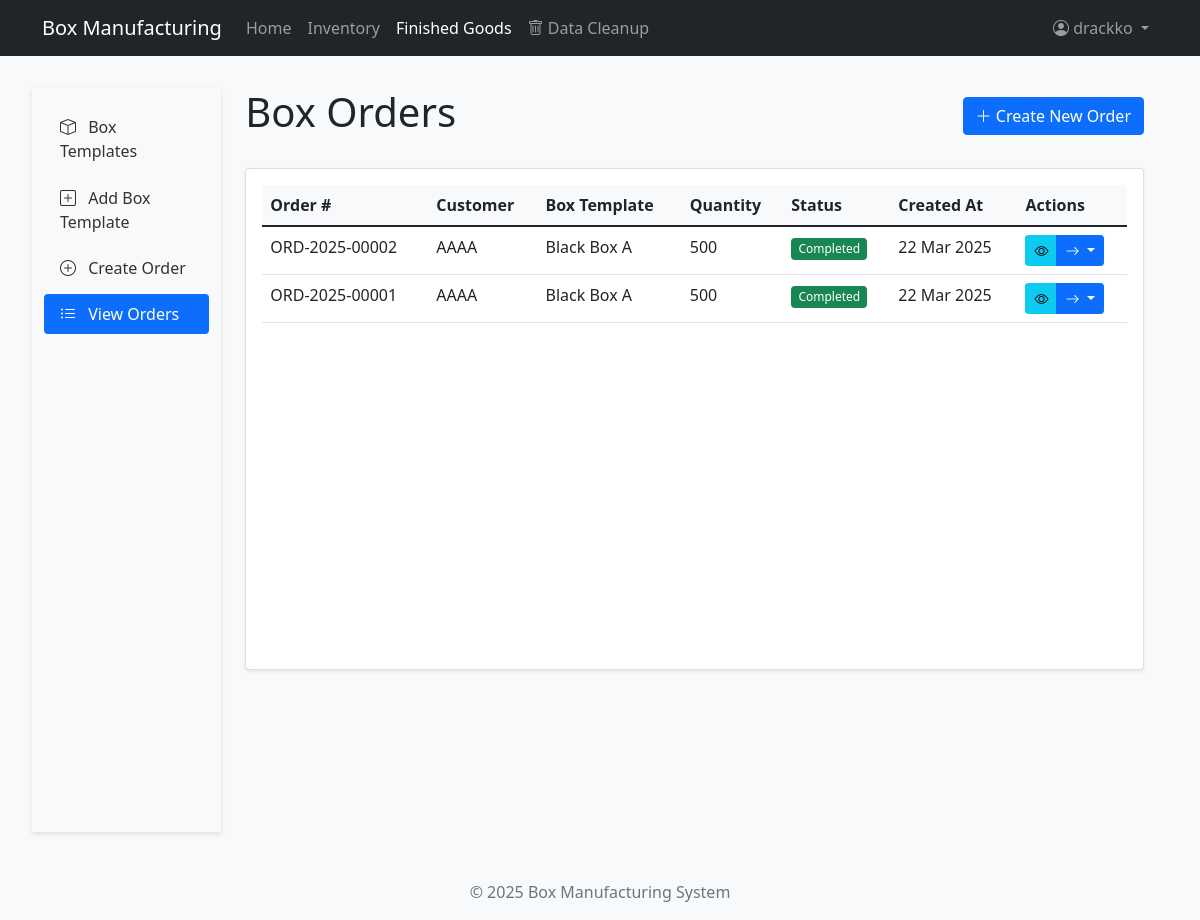
Before: /finished-goods/orders/ (signed in) with the older database file.
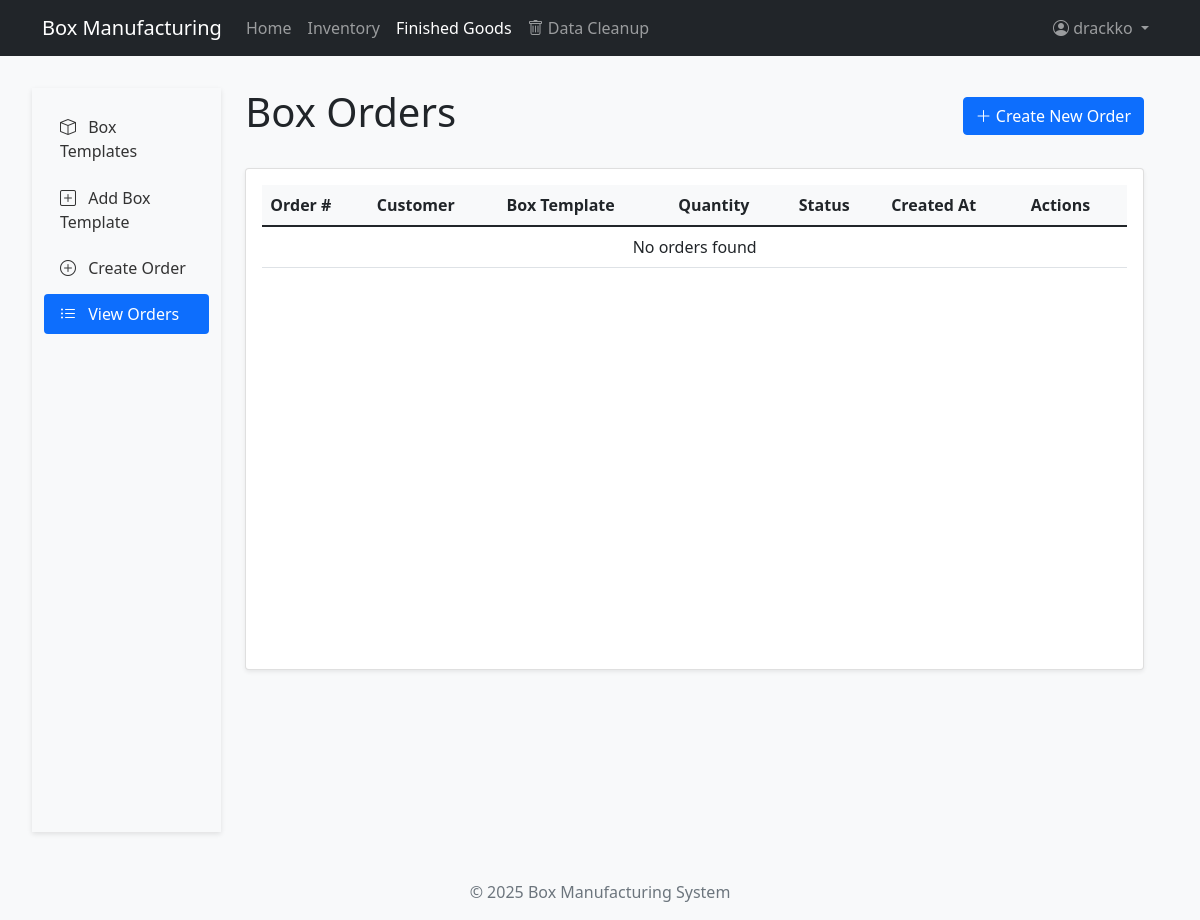
After: the same page with the newer database file.
### finished_goods/models.py (models this page shows, shortened)
class BoxOrder(models.Model):
    STATUS_CHOICES = (
        ('PLACED', 'Order Placed'),
        ('MANUFACTURING', 'Manufacturing'),
        ('PRODUCTION_COMPLETE', 'Production Complete'),
        ('SHIPPED', 'Shipped'),
        ('DELIVERED', 'Delivered'),
        ('COMPLETED', 'Completed'),
    )
    order_number = models.CharField(max_length=20, unique=True)
    customer_name = models.CharField(max_length=100)
    box_template = models.ForeignKey(BoxDetails, on_delete=models.CASCADE)
    quantity = models.PositiveIntegerField()
    profit_margin = models.DecimalField(max_digits=5, decimal_places=2, default=15.00)
    status = models.CharField(max_length=20, choices=STATUS_CHOICES, default='PLACED')
    notes = models.TextField(blank=True, null=True)
    created_at = models.DateTimeField(auto_now_add=True)
    updated_at = models.DateTimeField(auto_now_add=True)
    def get_status_display(self):
        return dict(self.STATUS_CHOICES).get(self.status, '')

class BoxDetails(models.Model):
    FLUTE_CHOICES = [
        ('A', 'A Flute'),
        ('B', 'B Flute'),
        ('C', 'C Flute'),
        ('E', 'E Flute'),
        ('F', 'F Flute'),
        ('BC', 'BC Flute'),
    ]
    box_name = models.CharField(max_length=100)
    length = models.DecimalField(max_digits=10, decimal_places=2)
    breadth = models.DecimalField(max_digits=10, decimal_places=2)
    height = models.DecimalField(max_digits=10, decimal_places=2)
    flute_type = models.CharField(max_length=2, choices=FLUTE_CHOICES)
    num_plies = models.IntegerField(choices=[(3, '3 Ply'), (5, '5 Ply'), (7, '7 Ply')])
    print_color = models.CharField(max_length=50, blank=True)
    order_quantity = models.IntegerField(default=1000)
    created_at = models.DateTimeField(auto_now_add=True)
    updated_at = models.DateTimeField(auto_now=True)

### finished_goods/views.py (the view)
# urls.py: path('orders/', views.BoxOrderListView.as_view(), name='order-list'),
class BoxOrderListView(LoginRequiredMixin, ListView):
    model = BoxOrder
    template_name = 'finished_goods/order_list.html'
    context_object_name = 'orders'
    ordering = ['-created_at']
    login_url = '/accounts/login/'

### finished_goods/templates/finished_goods/order_list.html (shortened to what this page needs)
{% extends 'finished_goods/base_finished_goods.html' %}
{% load static %}
{% block extra_css %}
{{ block.super }}
{% endblock %}
{% block finished_goods_content %}
<div class="d-flex justify-content-between align-items-center mb-4">
    <h1>Box Orders</h1>
    <a href="{% url 'finished_goods:order-create' %}" class="btn btn-primary">
        <i class="bi bi-plus-lg"></i> Create New Order
    </a>
</div>
<div class="card">
    <div class="card-body">
        <div class="table-responsive">
            <table class="table table-hover">
                <thead>
                    <tr>
                        <th>Order #</th>
                        <th>Customer</th>
                        <th>Box Template</th>
                        <th>Quantity</th>
                        <th>Status</th>
                        <th>Created At</th>
                        <th>Actions</th>
                    </tr>
                </thead>
                <tbody>
                    {% for order in orders %}
                    <tr>
                        <td>{{ order.order_number }}</td>
                        <td>{{ order.customer_name }}</td>
                        <td>{{ order.box_template.box_name }}</td>
                        <td>{{ order.quantity }}</td>
                        <td class="status-cell">
                            <span class="badge {% if order.status == 'PLACED' %}bg-secondary{% elif order.status == 'MANUFACTURING' %}bg-primary{% elif order.status == 'PRODUCTION_COMPLETE' %}bg-info{% elif order.status == 'SHIPPED' %}bg-warning{% elif order.status == 'DELIVERED' or order.status == 'COMPLETED' %}bg-success{% endif %}">
                                {{ order.get_status_display }}
                            </span>
                        </td>
                        <td>{{ order.created_at|date:"d M Y" }}</td>
                        <td>
                            <div class="btn-group">
                                <a href="{% url 'finished_goods:order-detail' order.pk %}"
                                   class="btn btn-sm btn-info">
                                    <i class="bi bi-eye"></i>
                                </a>
                                <button type="button" class="btn btn-sm btn-primary dropdown-toggle" data-bs-toggle="dropdown">
                                    <i class="bi bi-arrow-right"></i>
                                </button>
                            </div>
                        </td>
                    </tr>
                    {% empty %}
                    <tr>
                        <td colspan="7" class="text-center">No orders found</td>
                    </tr>
                    {% endfor %}
                </tbody>
            </table>
        </div>
    </div>
</div>
{% endblock %}

Changed rows visible on the page:
removed BoxOrder: order_number "ORD-2025-00002", customer_name "AAAA", box_template.box_name "Black Box A", quantity "500", status "Completed", created_at "22 Mar 2025"
removed BoxOrder: order_number "ORD-2025-00001", customer_name "AAAA", box_template.box_name "Black Box A", quantity "500", status "Completed", created_at "22 Mar 2025"
Other visible differences:
text now shown: "No orders found"
